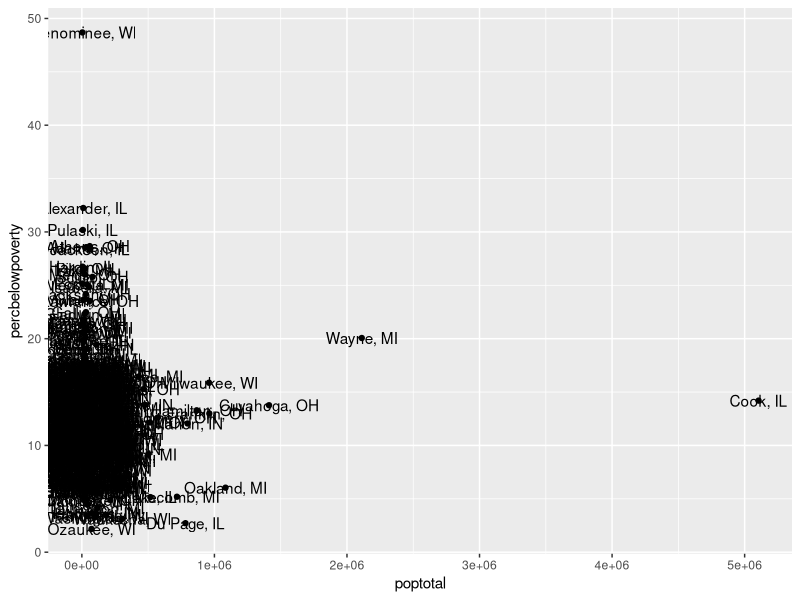
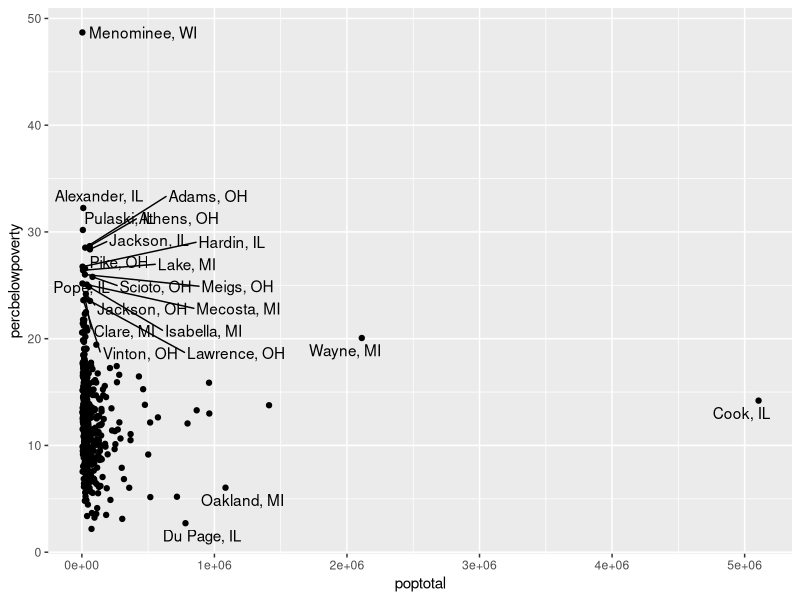
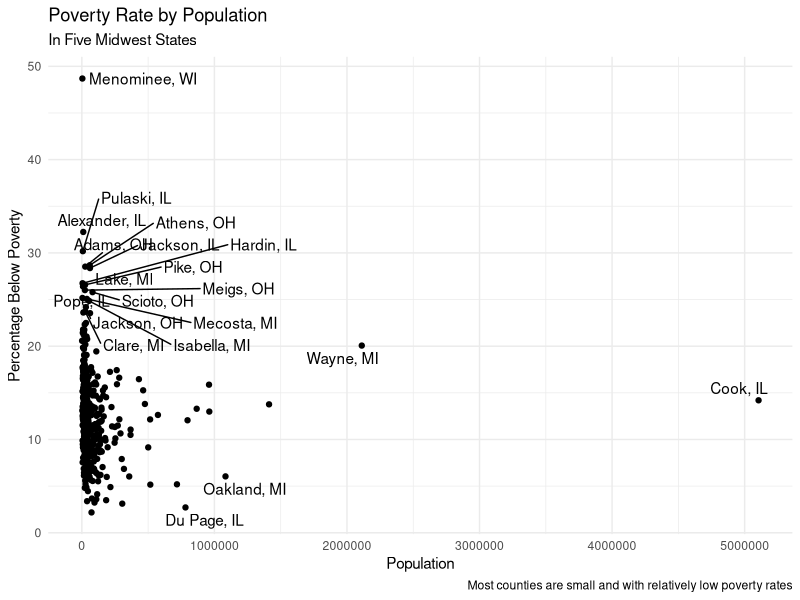

The R source for these figures, in order:
## ---- chunk 1
library(tidyverse)
# install.packages("ggrepel")
library(ggrepel)
## ---- chunk 2
midwest
## ---- chunk 3
midwest <- midwest %>% 
  select(poptotal, percbelowpoverty, county, state)

midwest
## ---- chunk 4
# str_to_sentence("ocala")
# str_to_title("ocala wayne")

midwest <- midwest %>% 
  mutate(county = str_to_lower(county),
         county = tools::toTitleCase(county),
         county = str_c(county, ", ", state))

midwest <- midwest %>% 
  select(-state)

midwest
## ---- chunk 5
midwest %>% 
  ggplot(aes(x = poptotal, y = percbelowpoverty, label = county)) +
  geom_point() +
  geom_text()
## ---- chunk 6
midwest %>% 
  ggplot(aes(x = poptotal, y = percbelowpoverty, label = county)) +
  geom_point() +
  geom_text_repel(max.overlaps = 20)
## ---- chunk 7
options(scipen = 10000000)

midwest %>% 
  ggplot(aes(x = poptotal, y = percbelowpoverty, label = county)) +
  geom_point() +
  geom_text_repel(max.overlaps = 20) +
  labs(title = "Poverty Rate by Population",
       subtitle = "In Five Midwest States",
       x = "Population",
       y = "Percentage Below Poverty",
       caption = "Most counties are small and with relatively low poverty rates") +
  theme_minimal()
## ---- chunk 8

## ---- chunk 9

## ---- chunk 10
us_rent_income <- us_rent_income %>% 
  pivot_wider(names_from = variable, values_from = estimate)
## ---- chunk 11

## ---- chunk 12

## ---- chunk 13

## ---- chunk 14

## ---- chunk 15

